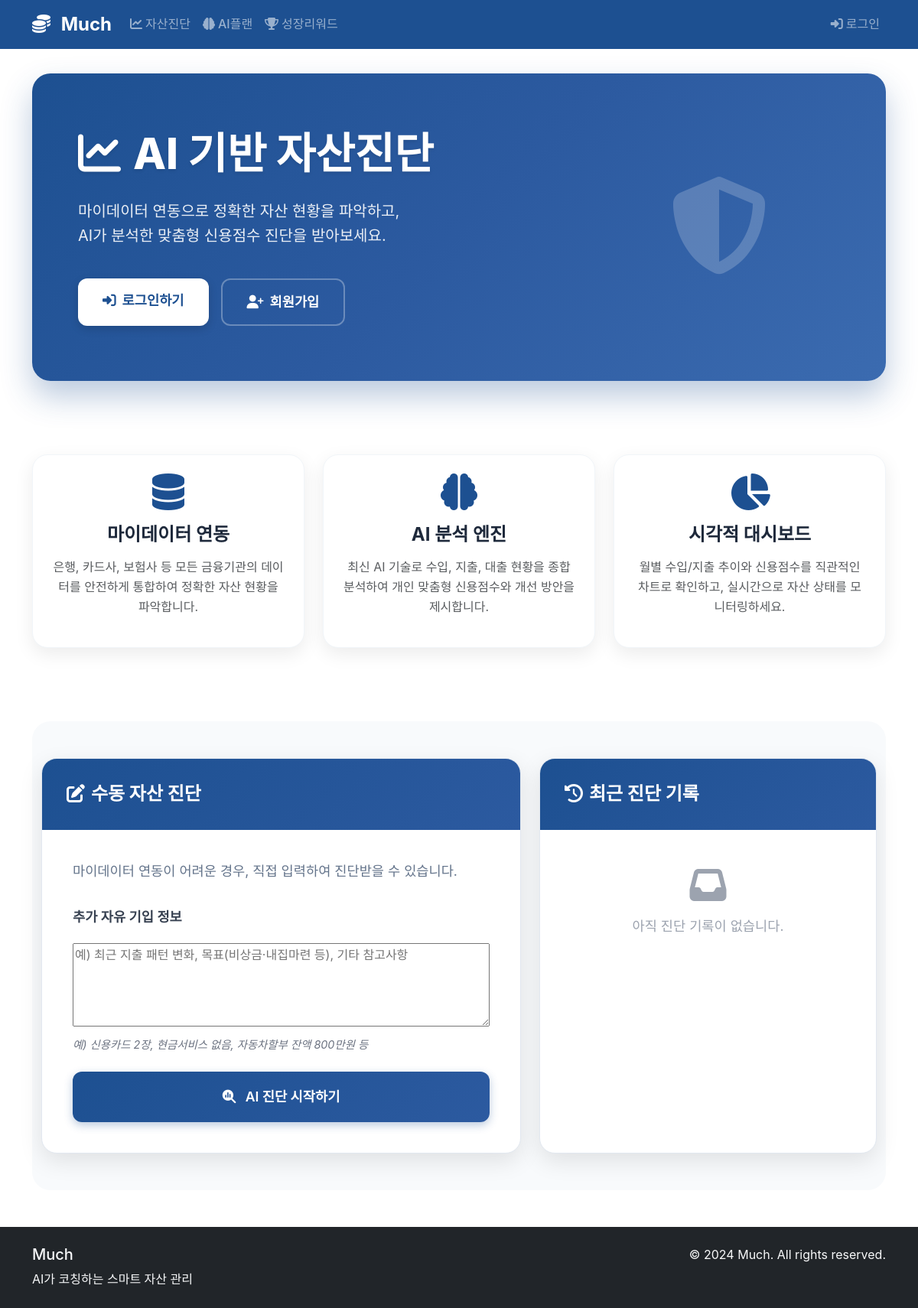
Before: / with the older database file.
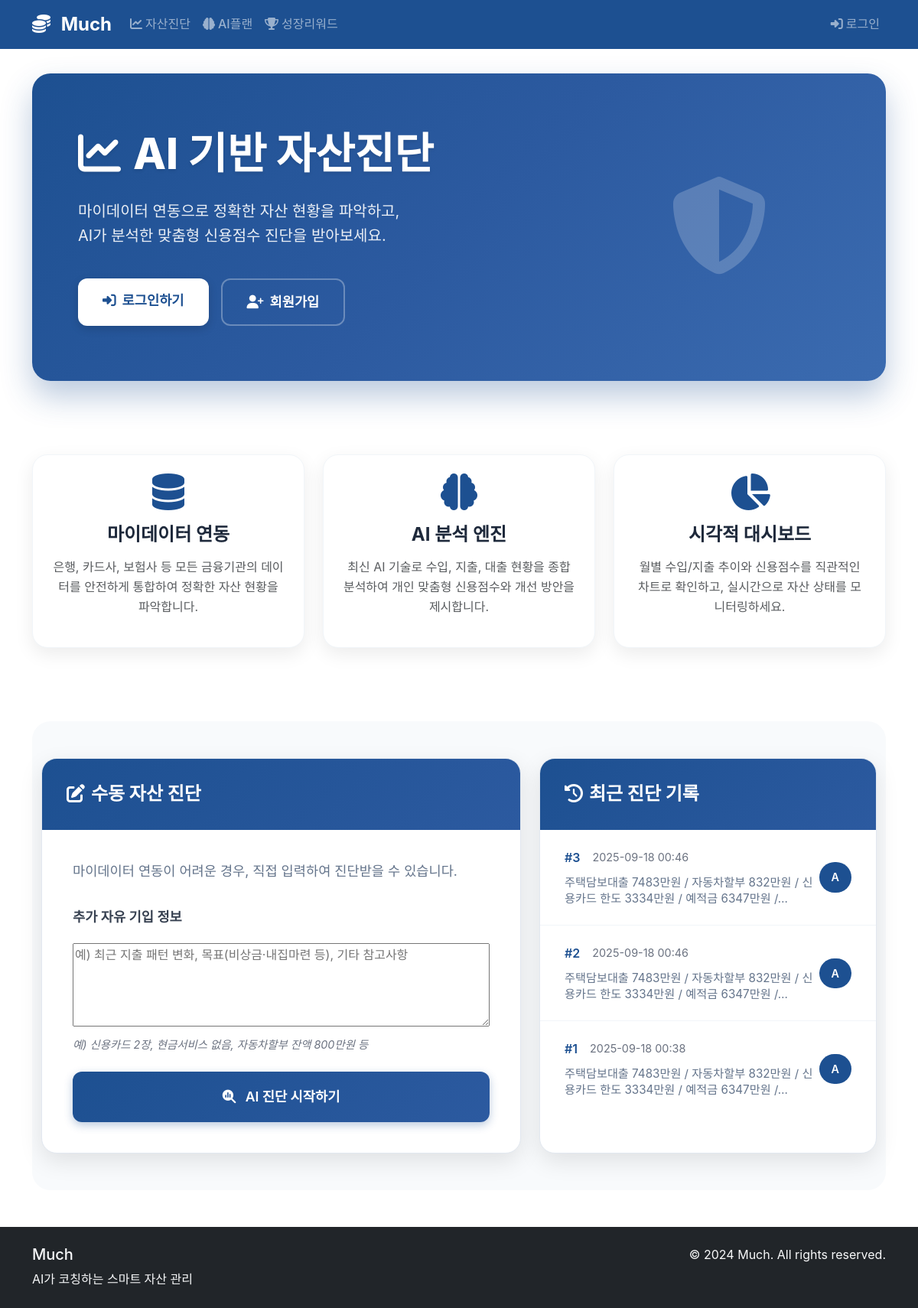
After: the same page with the newer database file.
### asset/models.py (models this page shows, shortened)
class Assessment(models.Model):
    user = models.ForeignKey(User, null=True, blank=True, on_delete=models.SET_NULL)
    credit_info = models.TextField(help_text="신용정보 요약(대출/카드/한도 등 자유기입)")
    income_6m = models.DecimalField("6개월 총 수입", max_digits=14, decimal_places=2,
                                    validators=[MinValueValidator(0)])
    expense_6m = models.DecimalField("6개월 총 지출", max_digits=14, decimal_places=2,
                                     validators=[MinValueValidator(0)])
    credit_score = models.IntegerField("신용점수",
                                       validators=[MinValueValidator(0), MaxValueValidator(1000)])
    result = models.JSONField(null=True, blank=True)  # LLM 결과(JSON)
    grade = models.CharField(max_length=2, blank=True)  # 빠른 접근용(A/B/C/D 등)
    created_at = models.DateTimeField(auto_now_add=True)
    class Meta:
        ordering = ["-created_at"]

### asset/views.py (the view)
# urls.py: path("", views.home, name="home"),
@require_http_methods(["GET"])
def home(request):
    form = AssessmentInputForm()
    latest = Assessment.objects.all()[:5]
    return render(request, "asset/home.html", {"form": form, "latest": latest})

### asset/forms.py
class AssessmentInputForm(forms.Form):
    credit_info = forms.CharField(
        label="추가 자유 기입 정보",
        widget=forms.Textarea(attrs={
            "rows":4,
            "placeholder":"예) 최근 지출 패턴 변화, 목표(비상금·내집마련 등), 기타 참고사항"
        })
    )

### templates/asset/home.html (shortened to what this page needs)
{% extends "base.html" %}
{% load static %}
{% block content %}
<div class="hero-section mb-5">
  <div class="hero-container">
    <div class="container">
      <div class="row align-items-center min-vh-35">
        <div class="col-lg-8">
          <div class="hero-content">
            <h1 class="hero-title">
              <i class="fas fa-chart-line me-3"></i>AI 기반 자산진단
            </h1>
            <p class="hero-subtitle">
              마이데이터 연동으로 정확한 자산 현황을 파악하고,<br>
              AI가 분석한 맞춤형 신용점수 진단을 받아보세요.
            </p>
            <div class="hero-buttons">
              {% if user.is_authenticated %}
                <form method="post" action="{% url 'asset:assess_mydata' %}" class="d-inline">
                  {% csrf_token %}
                  <button class="btn btn-hero-primary">
                    <i class="fas fa-database me-2"></i>마이데이터 진단
                  </button>
                </form>
                <form method="post" action="{% url 'asset:demo_login' %}" class="d-inline">
                  {% csrf_token %}
                </form>
              {% else %}
                <a href="{% url 'asset:auth_page' %}" class="btn btn-hero-primary">
                  <i class="fas fa-sign-in-alt me-2"></i>로그인하기
                </a>
                <a href="{% url 'asset:auth_page' %}" class="btn btn-hero-secondary">
                  <i class="fas fa-user-plus me-2"></i>회원가입
                </a>
              {% endif %}
            </div>
          </div>
        </div>
        <div class="col-lg-4">
          <div class="hero-visual">
            <div class="hero-icon">
              <i class="fas fa-shield-alt"></i>
            </div>
          </div>
        </div>
      </div>
    </div>
  </div>
</div>
<div class="features-section mb-5">
  <div class="row g-4">
    <div class="col-md-4">
      <div class="feature-card text-center p-4 h-100">
        <div class="feature-icon mb-3">
          <i class="fas fa-database" style="font-size: 3rem; color: #1d5091;"></i>
        </div>
        <h4 class="fw-bold mb-3">마이데이터 연동</h4>
        <p class="text-muted">
          은행, 카드사, 보험사 등 모든 금융기관의 데이터를
          안전하게 통합하여 정확한 자산 현황을 파악합니다.
        </p>
      </div>
    </div>
    <div class="col-md-4">
      <div class="feature-card text-center p-4 h-100">
        <div class="feature-icon mb-3">
          <i class="fas fa-brain" style="font-size: 3rem; color: #1d5091;"></i>
        </div>
        <h4 class="fw-bold mb-3">AI 분석 엔진</h4>
        <p class="text-muted">
          최신 AI 기술로 수입, 지출, 대출 현황을 종합 분석하여
          개인 맞춤형 신용점수와 개선 방안을 제시합니다.
        </p>
      </div>
    </div>
    <div class="col-md-4">
      <div class="feature-card text-center p-4 h-100">
        <div class="feature-icon mb-3">
          <i class="fas fa-chart-pie" style="font-size: 3rem; color: #1d5091;"></i>
        </div>
        <h4 class="fw-bold mb-3">시각적 대시보드</h4>
        <p class="text-muted">
          월별 수입/지출 추이와 신용점수를 직관적인 차트로
          확인하고, 실시간으로 자산 상태를 모니터링하세요.
        </p>
      </div>
    </div>
  </div>
</div>
<div class="main-content-section">
  <div class="container">
<div class="row g-4">
  <div class="col-lg-7">
        <div class="form-card">
          <div class="form-card-header">
            <h5 class="form-card-title">
              <i class="fas fa-edit me-2"></i>수동 자산 진단
            </h5>
          </div>
          <div class="form-card-body">
            <p class="form-description">
              마이데이터 연동이 어려운 경우, 직접 입력하여 진단받을 수 있습니다.
            </p>
            <form method="post" action="{% url 'asset:assess' %}" class="assessment-form">
              <div class="form-group">
            <label class="form-label">{{ form.credit_info.label }}</label>
            {{ form.credit_info }}
                <div class="form-help">예) 신용카드 2장, 현금서비스 없음, 자동차할부 잔액 800만원 등</div>
          </div>
              <button class="btn btn-form-submit">
                <i class="fa-solid fa-magnifying-glass-chart me-2"></i> AI 진단 시작하기
          </button>
        </form>
      </div>
    </div>
  </div>
  <div class="col-lg-5">
        <div class="history-card">
          <div class="history-card-header">
            <h5 class="history-card-title">
              <i class="fas fa-history me-2"></i>최근 진단 기록
            </h5>
          </div>
          <div class="history-card-body">
            <div class="history-list">
        {% for it in latest %}
                <a class="history-item" href="{% url 'asset:assessment_detail' it.pk %}">
                  <div class="history-item-content">
                    <div class="history-item-header">
                      <span class="history-item-id">#{{ it.pk }}</span>
                      <span class="history-item-date">{{ it.created_at|date:"Y-m-d H:i" }}</span>
                    </div>
                    <div class="history-item-description">{{ it.credit_info|truncatechars:60 }}</div>
            </div>
                  <span class="history-item-badge">{{ it.grade|default:"-" }}</span>
          </a>
        {% empty %}
                <div class="history-empty">
                  <i class="fas fa-inbox"></i>
                  <div class="history-empty-text">아직 진단 기록이 없습니다.</div>
                </div>
        {% endfor %}
            </div>
          </div>
        </div>
      </div>
    </div>
  </div>
</div>
{% endblock %}

### templates/base.html (shortened to what this page needs)
<!DOCTYPE html>
<html lang="ko">
<head>
    <title>{% load static %}
{% block title %}금융보안아카데미{% endblock %}</title>
    <link href="https://cdn.jsdelivr.net/npm/bootstrap@5.3.0/dist/css/bootstrap.min.css" rel="stylesheet">
    <link rel="stylesheet" href="https://cdnjs.cloudflare.com/ajax/libs/font-awesome/6.4.0/css/all.min.css">
    <link rel="stylesheet" href="{% static 'css/style.css' %}">
    <link rel="stylesheet" href="{% static 'css/plan.css' %}">
</head>
<body class="{% block body_class %}{% endblock %}">
    <nav class="navbar navbar-expand-lg navbar-dark" style="background-color: #1d5091;">
        <div class="container">
            <a class="navbar-brand" href="{% url 'asset:home' %}">
                <i class="fas fa-coins me-2"></i>
                Much
            </a>
            <div class="collapse navbar-collapse" id="navbarNav">
                <ul class="navbar-nav me-auto">
                    <li class="nav-item">
                        <a class="nav-link" href="{% url 'asset:home' %}">
                            <i class="fas fa-chart-line me-1"></i>자산진단
                        </a>
                    </li>
                    <li class="nav-item">
                        <a class="nav-link" href="{% url 'plan:plan_home' %}">
                            <i class="fas fa-brain me-1"></i>AI플랜
                        </a>
                    </li>
                    <li class="nav-item">
                        <a class="nav-link" href="{% url 'reward:reward_home' %}">
                            <i class="fas fa-trophy me-1"></i>성장리워드
                        </a>
                    </li>
                </ul>
                <ul class="navbar-nav">
                    {% if user.is_authenticated %}
                        <li class="nav-item dropdown">
                            <a class="nav-link dropdown-toggle" href="#" id="navbarDropdown" role="button" data-bs-toggle="dropdown">
                                <i class="fas fa-user me-1"></i>{{ user.username }}
                            </a>
                            <ul class="dropdown-menu">
                                <li><a class="dropdown-item" href="{% url 'reward:dashboard' %}">대시보드</a></li>
                                <li><a class="dropdown-item" href="{% url 'asset:assessment_list' %}">진단 기록</a></li>
                                <li><a class="dropdown-item" href="{% url 'plan:plan_list' %}">플랜 목록</a></li>
                                <li><hr class="dropdown-divider"></li>
                                <li><a class="dropdown-item" href="{% url 'admin:logout' %}">로그아웃</a></li>
                            </ul>
                        </li>
                    {% else %}
                        <li class="nav-item">
                            <a class="nav-link" href="{% url 'admin:login' %}">
                                <i class="fas fa-sign-in-alt me-1"></i>로그인
                            </a>
                        </li>
                    {% endif %}
                </ul>
            </div>
        </div>
    </nav>
    <main class="container my-4">
        {% block content %}{% endblock %}
    </main>
    <footer class="bg-dark text-light py-4 mt-5">
        <div class="container">
            <div class="row">
                <div class="col-md-6">
                    <h5>Much</h5>
                    <p class="mb-0">AI가 코칭하는 스마트 자산 관리</p>
                </div>
                <div class="col-md-6 text-md-end">
                    <p class="mb-0">&copy; 2024 Much. All rights reserved.</p>
                </div>
            </div>
        </div>
    </footer>
</body>
</html>

### static/css/style.css (style rules this page uses)
:root { --primary-color: #1d5091; --secondary-color: #f8f9fa; --accent-color: #28a745; --warning-color: #ffc107; --danger-color: #dc3545; --text-color: #333; --light-text: #6c757d; --border-color: #dee2e6; }
body { font-family: 'Noto Sans KR', -apple-system, BlinkMacSystemFont, 'Segoe UI', Roboto, sans-serif; color: var(--text-color); line-height: 1.6; }
.navbar-brand { font-weight: 700; font-size: 1.5rem; }
.navbar-nav .nav-link { font-weight: 500; transition: color 0.3s ease; }
.form-label { font-weight: 600; color: var(--text-color); margin-bottom: 8px; }
.hero-section { background: linear-gradient(135deg, #1d5091 0%, #2c5aa0 50%, #3b6bb0 100%); border-radius: 24px; overflow: hidden; margin: 2rem 0; box-shadow: 0 20px 40px rgba(29, 80, 145, 0.3); }
.hero-container { padding: 3rem 3rem; }
.hero-content { padding: 1.5rem 0; max-width: 100%; }
.hero-title { font-size: 3.0rem; font-weight: 800; color: #fff; margin-bottom: 1.5rem; line-height: 1.2; text-shadow: 0 2px 4px rgba(0,0,0,0.1); }
.hero-subtitle { font-size:1.15rem; color: rgba(255,255,255,.9); margin-bottom:2rem; line-height:1.6; }
.hero-buttons { display:flex; gap:1rem; flex-wrap:wrap; }
.btn-hero-primary { background:#fff; color:#1d5091; border:none; padding:1rem 2rem; border-radius:12px; font-weight:600; font-size:1.05rem; transition:all .3s ease; box-shadow:0 4px 12px rgba(0,0,0,.15); }
.btn-hero-secondary { background:transparent; color:#fff; border:2px solid rgba(255,255,255,.3); padding:1rem 2rem; border-radius:12px; font-weight:600; font-size:1.05rem; transition:all .3s ease; }
.hero-visual { display:flex; justify-content:center; align-items:center; height:100%; }
.hero-icon { font-size: 8rem; color: rgba(255,255,255,.2); animation: float 6s ease-in-out infinite; }
.features-section { padding: 2rem 0; }
.feature-card { background:#fff; border-radius:20px; padding:2rem; box-shadow:0 8px 25px rgba(0,0,0,.08); transition: all .3s ease; border:1px solid #f1f5f9; height:100%; }
.feature-card h4 { font-size:1.25rem; font-weight:700; color:#1e293b; margin-bottom:1rem; }
.feature-card p { color:#64748b; font-size:1rem; line-height:1.6; }
.main-content-section { padding:3rem 0; background:#f8fafc; border-radius:24px; margin:2rem 0; }
.form-card { background:#fff; border-radius:20px; box-shadow:0 10px 30px rgba(0,0,0,.1); overflow:hidden; border:1px solid #e2e8f0; }
.form-card-header { background: linear-gradient(135deg, #1d5091 0%, #2c5aa0 100%); padding:2rem; color:#fff; }
.form-card-title { font-size:1.4rem; font-weight:700; margin:0; }
.form-card-body { padding:2rem; }
.form-description { color:#64748b; font-size:1.05rem; margin-bottom:1.5rem; line-height:1.6; }
.assessment-form { display:flex; flex-direction:column; gap:1.25rem; }
.form-group { display:flex; flex-direction:column; gap:.75rem; }
.form-help { color:#6b7280; font-size:.9rem; font-style:italic; }
.btn-form-submit { background: linear-gradient(135deg, #1d5091 0%, #2c5aa0 100%); color:#fff; border:none; padding:1.1rem 2rem; border-radius:12px; font-weight:600; font-size:1.05rem; transition: all .3s ease; box-shadow:0 4px 12px rgba(29,80,145,.3); }
.history-card { background:#fff; border-radius:20px; box-shadow:0 10px 30px rgba(0,0,0,.1); overflow:hidden; border:1px solid #e2e8f0; height:100%; }
.history-card-header { background: linear-gradient(135deg, #1d5091 0%, #2c5aa0 100%); padding:2rem; color:#fff; }
.history-card-title { font-size:1.4rem; font-weight:700; margin:0; }
.history-card-body { padding:0; }
.history-list { display:flex; flex-direction:column; }
.history-item { display:flex; justify-content:space-between; align-items:center; padding:1.25rem 1.75rem; border-bottom:1px solid #f1f5f9; transition: all .3s ease; text-decoration:none; color:inherit; }
.history-item:last-child { border-bottom:none; }
.history-item-content { flex:1; }
.history-item-header { display:flex; gap:1rem; margin-bottom:.5rem; }
.history-item-id { font-weight:600; color:#1d5091; }
.history-item-date { color:#6b7280; font-size:.9rem; }
.history-item-description { color:#64748b; font-size:.95rem; line-height:1.4; }
.history-item-badge { background:#1d5091; color:#fff; padding:.4rem .9rem; border-radius:20px; font-weight:600; font-size:.9rem; }

Changed rows visible on the page:
added Assessment: pk "3", created_at "2025-09-18 00:46", credit_info "주택담보대출 7483만원 / 자동차할부 832만원 / 신용카드 한도 3334만원 / 예적금 6347만원 /…", grade "A"
added Assessment: pk "2", created_at "2025-09-18 00:46", credit_info "주택담보대출 7483만원 / 자동차할부 832만원 / 신용카드 한도 3334만원 / 예적금 6347만원 /…", grade "A"
added Assessment: pk "1", created_at "2025-09-18 00:38", credit_info "주택담보대출 7483만원 / 자동차할부 832만원 / 신용카드 한도 3334만원 / 예적금 6347만원 /…", grade "A"
Other visible differences:
text no longer shown: "아직 진단 기록이 없습니다."
